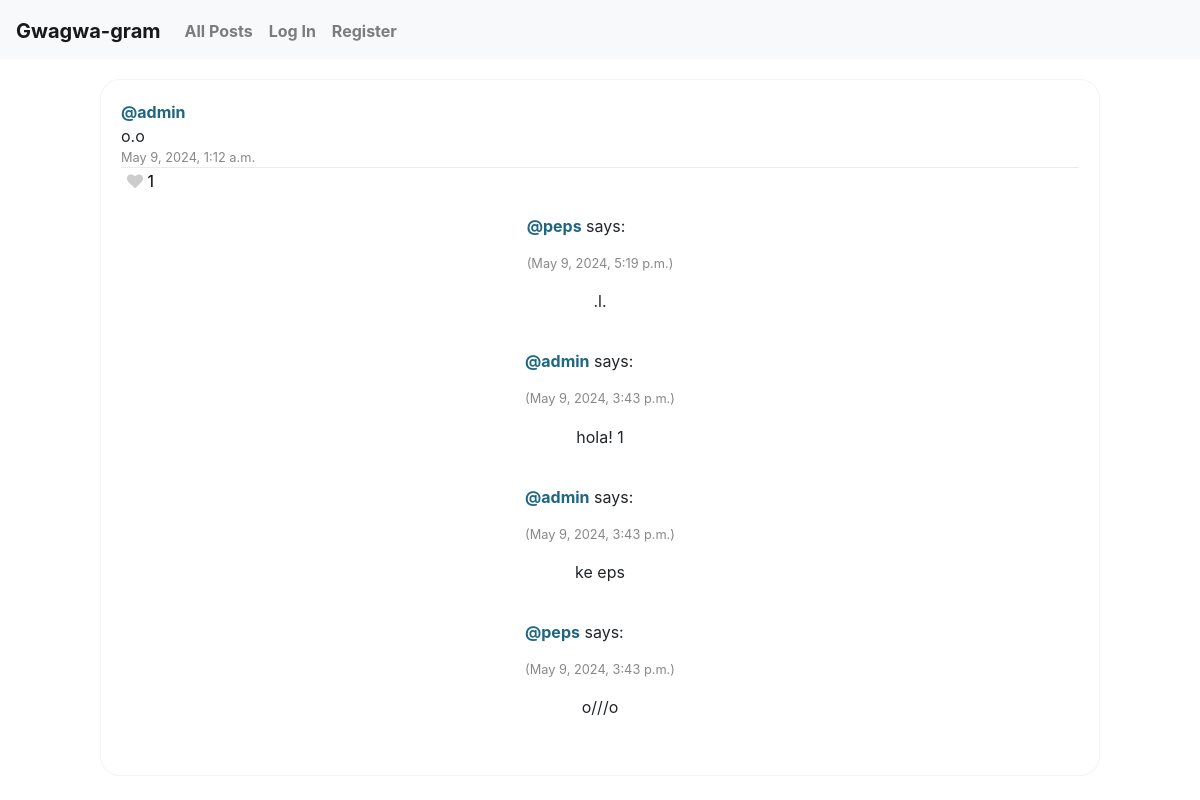
The app's page /post/17 with its own data.
### network/models.py (models this page shows, shortened)
class Post(models.Model):
    user = models.ForeignKey(User, on_delete=models.CASCADE, null=True, blank=True, related_name="author_post")
    content = models.CharField(max_length=280)
    date = models.DateTimeField(auto_now_add=True)

class User(AbstractUser):
    pass

class Comment(models.Model):
    author = models.ForeignKey(User, on_delete=models.CASCADE, null=True, blank=True, related_name="author_comment")
    content = models.CharField(max_length=100)
    post = models.ForeignKey(Post, on_delete=models.CASCADE, null=True, blank=True, related_name="post_comment")
    date = models.DateTimeField(auto_now_add=True)

### network/views.py (the view)
# urls.py: path("post/<int:id>", views.post, name="post"),
def post(request, id):
    post = get_object_or_404(Post, id=id)
    comments = Comment.objects.filter(post=post).order_by("-date")
    if request.user.is_authenticated:
        liked = set(Like.objects.filter(user=request.user).values_list('post_id', flat=True))
    else:
        liked = []
    if request.method == "POST":
        if 'post-comment' in request.POST:
            return comment(request, id=id)
    return render(request, "network/singlepost.html", {
        "post": post,
        "comments": comments,
        "liked": liked    })

### network/templates/network/singlepost.html (shortened to what this page needs)
{% extends "network/layout.html" %}
{% load static %}
{% block body %}
<div class="post">
    <div class="author"><span><a href="{% url 'profile' post.user %}">@{{ post.user }}</a>
    </div>
    <div class="message" id="content-{{post.id}}">
        {{ post.content }}
    </div>
    <div class="timestamp">{{ post.date }}</div>
    <div class="actions">
        <button class="like-button" id="boton-{{post.id}}" data-post="{{post.id}}" data-liked="{% if post.id in liked %}true{% else %}false{% endif %}">
            {% if post.id in liked %}
            {% if user.is_authenticated %}
            <i class="fa fa-heart liked" id="icon-{{post.id}}"></i>
            {% endif %}
            {% else %}
            <i class="fa fa-heart" id="icon-{{post.id}}"></i>
            {% endif %}
            <p id="contador-{{post.id}}">{{post.like_set.count}}</p>
        </button>
</div>
{% for comment in comments %}
<div class="contenedor">
    <div>
        <p><a href="{% url 'profile' comment.author %}">@{{comment.author}}</a> says:</p><p class="timestamp">({{comment.date}})</p>
        </div>
        <div>
            <p><span>{{comment.content}}</span></p>
        </div>
</div>
{% endfor %}
{% endblock %}

### network/static/network/styles.css (style rules this page uses)
.contenedor { display: flex; flex-direction: column; align-items: center; margin: 20px; }
.author { font-weight: bold; color: #1e6782; }
.timestamp { font-size: 0.8em; color: #888; }
.post { max-width: 1000px; min-width: 600px; background-color: #fff; border-radius: 20px; border: solid 1px #dddddd56; padding: 20px; margin: 20px auto; }
.post .actions { display: flex; justify-content: space-between; border-top: solid #dddddd98 1px; }
a { font-weight: bold; color: #1e6782; margin-top: 3px; }
.like-button { border: none; background-color: transparent; cursor: pointer; outline: none; display: inline-block; }
.like-button .fa-heart { color: #ccc; }
.like-button p { all: unset; }

### records on screen
Post: user "admin", content "o.o", date "May 9, 2024, 1:12 a.m.", like_set.count "1"
Comment: author "peps", date "May 9, 2024, 5:19 p.m.", content ".l."
Comment: author "admin", date "May 9, 2024, 3:43 p.m.", content "hola! 1"
Comment: author "admin", date "May 9, 2024, 3:43 p.m.", content "ke eps"
Comment: author "peps", date "May 9, 2024, 3:43 p.m.", content "o///o"
